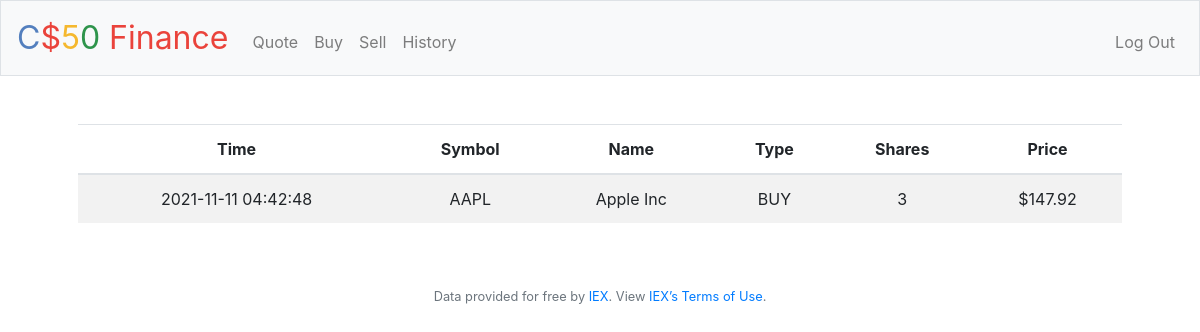
Page /history (signed in) on the earlier database version.
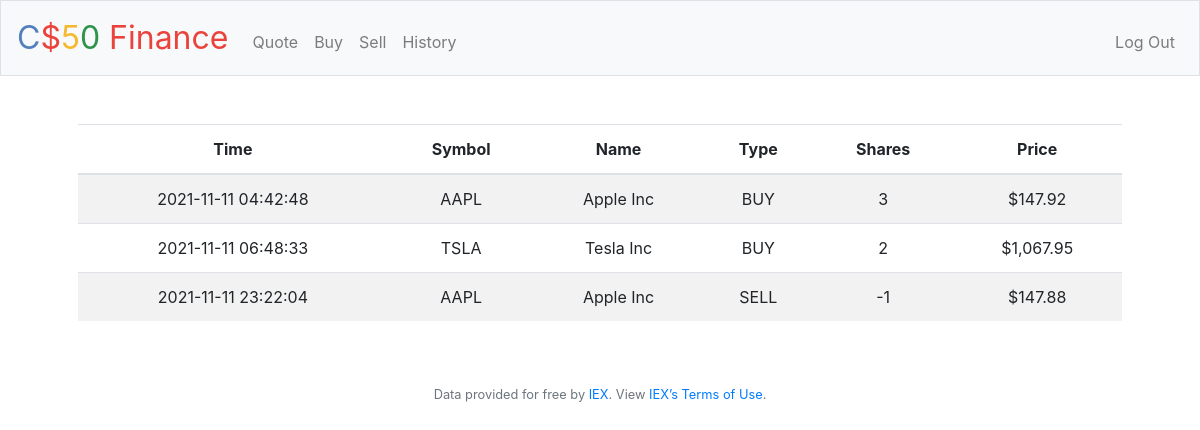
Same page on the later database version.
### tables this page shows
CREATE TABLE transactions (id INTEGER PRIMARY KEY AUTOINCREMENT, 
user_id INTEGER NOT NULL,
name TEXT NOT NULL,
shares INTEGER NOT NULL,
price NUMERIC NOT NULL, 
type TEXT NOT NULL,
symbol TEXT NOT NULL,
time TIMESTAMP DEFAULT CURRENT_TIMESTAMP,
FOREIGN KEY(user_id) REFERENCES users(id));

### application.py (the view)
@app.route("/history")
@login_required
def history():
    transactions = db.execute(
        "SELECT type, symbol, price, shares, time, name FROM transactions WHERE user_id = ?", session["user_id"])
    return render_template("history.html", usd=usd, transactions=transactions)

### application.py (called while the page is built)
@app.after_request
def after_request(response):
    response.headers["Cache-Control"] = "no-cache, no-store, must-revalidate"
    response.headers["Expires"] = 0
    response.headers["Pragma"] = "no-cache"
    return response

### helpers.py (called while the page is built)
def login_required(f):
    @wraps(f)
    def decorated_function(*args, **kwargs):
        if session.get("user_id") is None:
            return redirect("/login")
        return f(*args, **kwargs)
    return decorated_function

def usd(value):
    return f"${value:,.2f}"

### templates/history.html (shortened to what this page needs)
{% extends "layout.html" %}
{% block main %}
    <table class="table table-striped">
        <thead>
            <tr>
                <th>Time</th>
                <th>Symbol</th>
                <th>Name</th>
                <th>Type</th>
                <th>Shares</th>
                <th>Price</th>
            </tr>
        </thead>
        <tbody>
            {% for transaction in transactions %}
            <tr>
                <td>{{ transaction["time"] }}</td>
                <td>{{ transaction["symbol"] }}</td>
                <td>{{ transaction["name"] }}</td>
                <td>{{ transaction["type"].upper() }}</td>
                <td>{{ transaction["shares"] }}</td>
                <td>{{ usd(transaction["price"]) }}</td>
            </tr>
            {% endfor %}
        </tbody>
    </table>
{% endblock %}

Differences in the rows shown:
added transactions: price "$1,067.95"
added transactions: price "$147.88"
